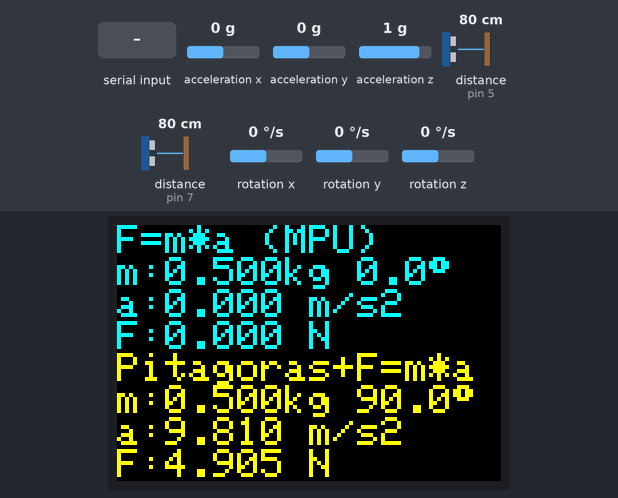
A sketch run on a simulated Arduino Uno, built with avr-gcc and run on an emulated ATmega328P. Parts: 96×64 colour display. Wiring (inferred from the names in the program): ultrasonic range finder: trigger pin 6; echo pin 7. The inputs (shaded band) are chosen by the test bench; at power-on: distance to the obstacle (sensors on pin 7, pin 5) 80 cm, acceleration x 0 g, acceleration y 0 g, acceleration z 1 g, rotation x 0 °/s, rotation y 0 °/s, rotation z 0 °/s. The echo pulse lasts 58.3 µs per cm; what the sketch prints to the serial monitor is not drawn.

Above: at 6.1 s.
6.2 s: "r\n" received over Serial
At 7.0 s:
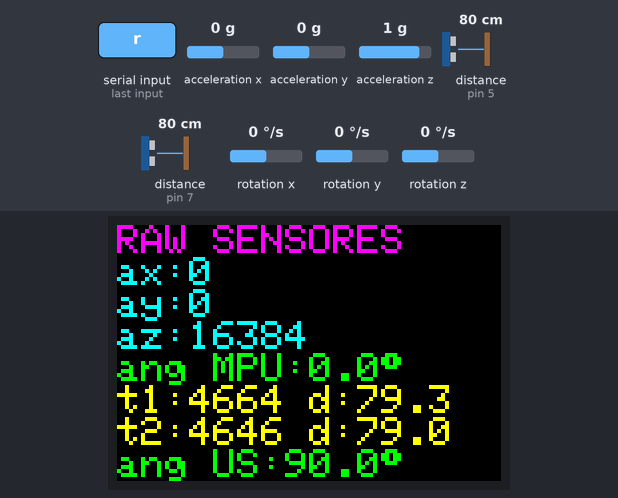
7.9 s: "T\n" received over Serial
At 8.9 s:
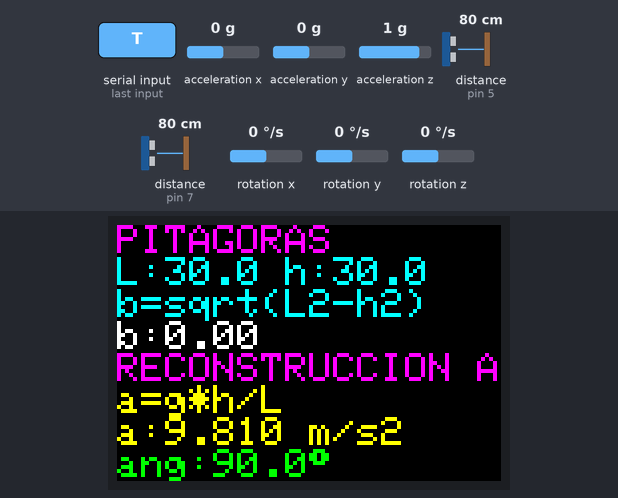
9.8 s: distance to the obstacle (sensor on pin 7) set to 2 cm
At 10.9 s:
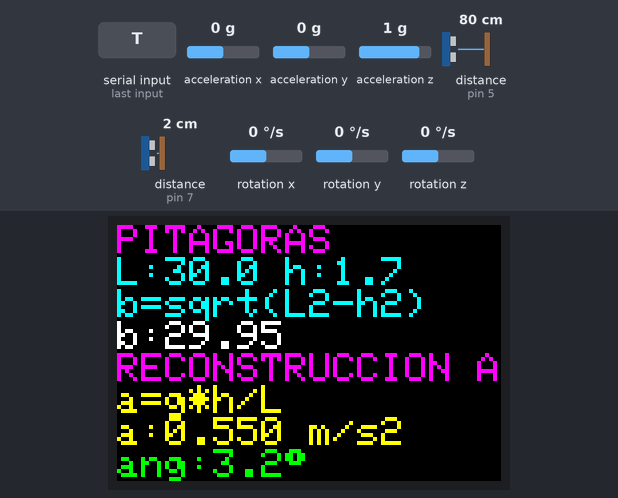
11.7 s: "90 45\n" received over Serial
At 12.56 s:
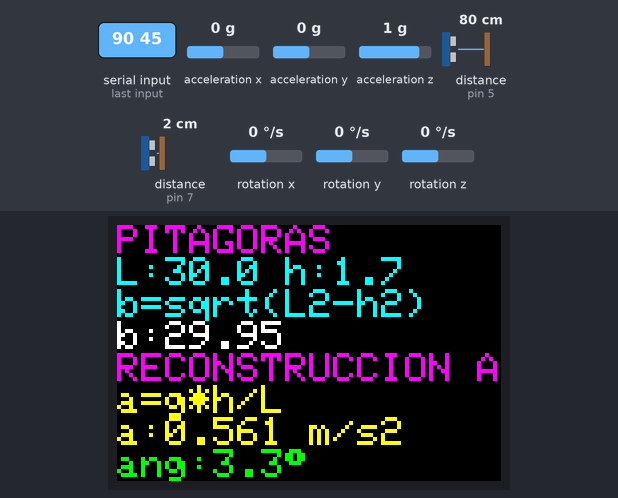
14.2 s: "R\n" received over Serial
At 15.1 s:
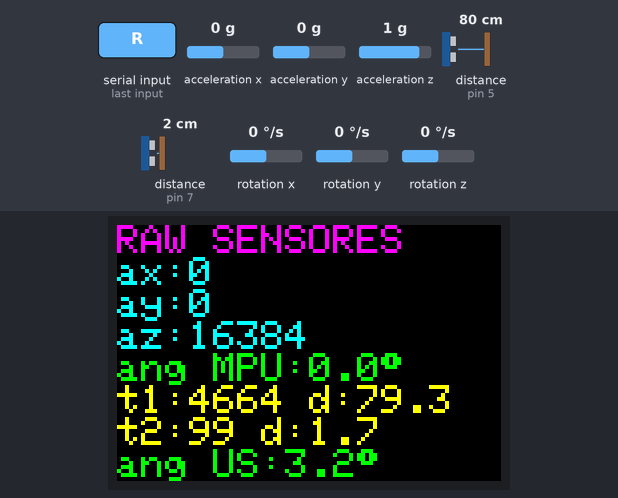
16.3 s: acceleration x set to -0.8 g
At 16.9 s:
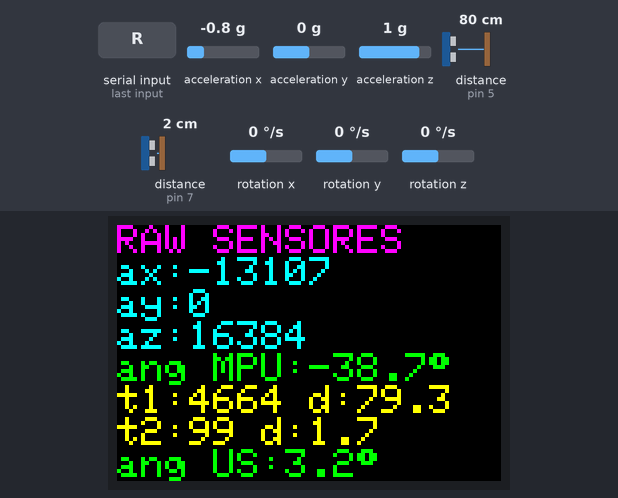
Timing chart, 0 to 19.0 s (numbered marks = the images above; inputs shaded):
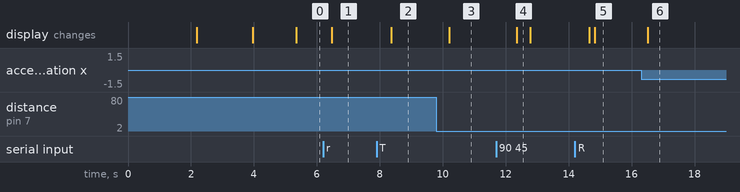

Measured:
- after the input at 6.2 s, the display: changes after 0.28 s (image 1)
- after the input at 7.9 s, the display: changes after 0.46 s (image 2)
- after the input at 9.8 s, the display: changes after 0.41 s (image 3)
- after the input at 11.7 s, the display: changes after 0.65 s (image 4)
- after the input at 14.2 s, the display: first changes after 0.46 s (image 5 shows a later state)
- after the input at 16.3 s, the display: changes after 0.21 s (image 6)
- what the display in image 4 shows lasts 0.4 s, from 12.4 s to 12.8 s

The sketch:

vectorimetro.ino
```cpp
#include <SPI.h>
#include <Wire.h>
#include <Adafruit_GFX.h>
#include <Adafruit_SSD1331.h>
#include <MPU6050.h>

// 1 = muestra el logo (requiere logo_array.h con "const uint8_t logo[] PROGMEM")
// 0 = no usa el logo (para descartar que el error venga de logo_array.h)
#define USAR_LOGO 1

#if USAR_LOGO
#include "logo_array.h"
#endif

#define OLED_CS   10
#define OLED_DC   9
#define OLED_RES  8

#define TRIG1  4
#define ECHO1  5
#define TRIG2  6
#define ECHO2  7

const float L_PLANO = 30.0;
const float g = 9.81;
const int N_MEDIA = 10;
const int NUM_MUESTRAS_CAL = 200;
const float LSB_POR_G = 16384.0;
const float RAD_A_GRADOS = 57.2958;


#define MODO_NORMAL  0
#define MODO_TEOREMA 1
#define MODO_RAW     2

float masa = 0.5;
int modo = MODO_NORMAL;
int16_t offsetAX = 0, offsetAY = 0, offsetAZ = 0;

Adafruit_SSD1331 display = Adafruit_SSD1331(&SPI, OLED_CS, OLED_DC, OLED_RES);
MPU6050 mpu;

#define BLACK   0x0000
#define WHITE   0xFFFF
#define RED     0xF800
#define GREEN   0x07E0
#define CYAN    0x07FF
#define YELLOW  0xFFE0
#define MAGENTA 0xF81F


void printGrados(float valor, int decimales) {
  display.print(valor, decimales);
  display.write(247);
}

void calibrarMPU() {
  Serial.println(F("Calibrando MPU6050... NO MOVER (plano en horizontal)"));
  display.fillScreen(BLACK);
  display.setTextColor(YELLOW);
  display.setTextSize(1);
  display.setCursor(0, 28);
  display.print(F("CALIBRANDO..."));

  long sumX = 0, sumY = 0, sumZ = 0;
  for (int i = 0; i < NUM_MUESTRAS_CAL; i++) {
    int16_t ax, ay, az, gx, gy, gz;
    mpu.getMotion6(&ax, &ay, &az, &gx, &gy, &gz);
    sumX += ax;
    sumY += ay;
    sumZ += az;
    delay(5);
  }

  offsetAX = sumX / NUM_MUESTRAS_CAL;
  offsetAY = sumY / NUM_MUESTRAS_CAL;

  offsetAZ = (sumZ / NUM_MUESTRAS_CAL) - (int16_t)LSB_POR_G;

  Serial.print(F("Offsets: AX=")); Serial.print(offsetAX);
  Serial.print(F(" AY=")); Serial.print(offsetAY);
  Serial.print(F(" AZ=")); Serial.println(offsetAZ);

  display.fillRect(0, 24, 96, 16, BLACK);
  display.setTextColor(GREEN);
  display.setCursor(0, 28);
  display.print(F("OK!"));
  delay(1000);
}

long leerDist(int trig, int echo) {
  digitalWrite(trig, LOW);
  delayMicroseconds(5);
  digitalWrite(trig, HIGH);
  delayMicroseconds(10);
  digitalWrite(trig, LOW);
  return pulseIn(echo, HIGH, 30000);
}

float leerDistMedia(int trig, int echo) {
  long suma = 0;
  for (int i = 0; i < N_MEDIA; i++) {
    suma += leerDist(trig, echo);
    delay(30);
  }
  return (suma / (float)N_MEDIA) * 0.034 / 2.0;
}


void mostrarRaw() {
  int16_t ax, ay, az, gx, gy, gz;
  mpu.getMotion6(&ax, &ay, &az, &gx, &gy, &gz);


  float thetaMPU = atan2((float)(ax - offsetAX), (float)(az - offsetAZ)) * RAD_A_GRADOS;


  long t1 = leerDist(TRIG1, ECHO1);
  delay(30);
  long t2 = leerDist(TRIG2, ECHO2);
  float d1 = t1 * 0.034 / 2.0;
  float d2 = t2 * 0.034 / 2.0;


  float hRaw = d2;
  if (hRaw > L_PLANO) hRaw = L_PLANO;
  float thetaUS = asin(hRaw / L_PLANO) * RAD_A_GRADOS;

  display.fillRect(0, 0, 96, 64, BLACK);
  display.setTextSize(1);

  display.setTextColor(MAGENTA);
  display.setCursor(0, 0);
  display.print(F("RAW SENSORES"));

  display.setTextColor(CYAN);
  display.setCursor(0, 8);
  display.print(F("ax:"));
  display.print(ax);
  display.setCursor(0, 16);
  display.print(F("ay:"));
  display.print(ay);
  display.setCursor(0, 24);
  display.print(F("az:"));
  display.print(az);

  display.setTextColor(GREEN);
  display.setCursor(0, 32);
  display.print(F("ang MPU:"));
  printGrados(thetaMPU, 1);

  display.setTextColor(YELLOW);
  display.setCursor(0, 40);
  display.print(F("t1:"));
  display.print(t1);
  display.print(F(" d:"));
  display.print(d1, 1);

  display.setCursor(0, 48);
  display.print(F("t2:"));
  display.print(t2);
  display.print(F(" d:"));
  display.print(d2, 1);

  display.setTextColor(GREEN);
  display.setCursor(0, 56);
  display.print(F("ang US:"));
  printGrados(thetaUS, 1);

  Serial.print(F("RAW ax=")); Serial.print(ax);
  Serial.print(F(" ay=")); Serial.print(ay);
  Serial.print(F(" az=")); Serial.print(az);
  Serial.print(F(" angMPU(grados)=")); Serial.print(thetaMPU, 1);
  Serial.print(F(" t1=")); Serial.print(t1);
  Serial.print(F(" t2=")); Serial.print(t2);
  Serial.print(F(" angUS(grados)=")); Serial.println(thetaUS, 1);
}

void setup() {
  Serial.begin(9600);
  Serial.println(F("Comandos: N=normal, T=teorema, R=raw, numero=masa(kg)"));

  pinMode(TRIG1, OUTPUT);
  pinMode(ECHO1, INPUT);
  pinMode(TRIG2, OUTPUT);
  pinMode(ECHO2, INPUT);

  display.begin();
  display.setRotation(0);
  display.fillScreen(BLACK);

#if USAR_LOGO
  display.drawBitmap(0, 0, logo, 96, 64, WHITE);
#else
  display.setTextColor(WHITE);
  display.setTextSize(1);
  display.setCursor(0, 28);
  display.print(F("PLANO INCLINADO"));
#endif
  delay(2000);
  display.fillScreen(BLACK);

  Wire.begin();
  Wire.setClock(400000);
  mpu.initialize();
  if (!mpu.testConnection()) {
    display.setTextColor(RED);
    display.setTextSize(1);
    display.setCursor(0, 28);
    display.print(F("MPU6050 FAIL!"));
    while (true);
  }
  mpu.setFullScaleGyroRange(MPU6050_GYRO_FS_500);
  calibrarMPU();
}

void loop() {

  if (Serial.available()) {
    char buf[16];
    int n = Serial.readBytesUntil('\n', buf, sizeof(buf) - 1);
    while (n > 0 && (buf[n - 1] == '\r' || buf[n - 1] == ' ')) n--;
    buf[n] = '\0';

    if (n == 1 && (buf[0] == 'T' || buf[0] == 't')) {
      modo = MODO_TEOREMA;
    } else if (n == 1 && (buf[0] == 'N' || buf[0] == 'n')) {
      modo = MODO_NORMAL;
    } else if (n == 1 && (buf[0] == 'R' || buf[0] == 'r')) {
      modo = MODO_RAW;
    } else if (n > 0) {
      float nuevaMasa = atof(buf);
      if (nuevaMasa > 0 && nuevaMasa < 1000) {
        masa = nuevaMasa;
        Serial.print(F("Masa: "));
        Serial.print(masa, 3);
        Serial.println(F(" kg"));
      }
    }
  }


  if (modo == MODO_RAW) {
    mostrarRaw();
    delay(100);
    return;
  }


  int16_t ax, ay, az, gx, gy, gz;
  mpu.getMotion6(&ax, &ay, &az, &gx, &gy, &gz);
  ax -= offsetAX;
  az -= offsetAZ;

  float a_MPU    = ax / LSB_POR_G * g;
  float F_MPU    = masa * a_MPU;
  float thetaMPU = atan2((float)ax, (float)az) * RAD_A_GRADOS;   // GRADOS

  // ---------- METODO 2: Pitagoras -> reconstruccion de a -> F = m * a ----------
  float h = leerDistMedia(TRIG2, ECHO2);
  if (h > L_PLANO) h = L_PLANO;   // evita sqrt de negativo

  // Teorema de Pitagoras
  float base = sqrt(L_PLANO * L_PLANO - h * h);

  // Reconstruccion de la aceleracion
  float a_US = g * (h / L_PLANO);

  // Inclinacion en GRADOS
  float thetaUS = asin(h / L_PLANO) * RAD_A_GRADOS;

  // Segunda ley de Newton
  float F_US = masa * a_US;

  // ---------- Pantalla ----------
  display.fillRect(0, 0, 96, 64, BLACK);
  display.setTextSize(1);

  if (modo == MODO_TEOREMA) {
    // ===== MENU: Teorema de Pitagoras y reconstruccion de a =====
    display.setTextColor(MAGENTA);
    display.setCursor(0, 0);
    display.print(F("PITAGORAS"));

    display.setTextColor(CYAN);
    display.setCursor(0, 8);
    display.print(F("L:"));
    display.print(L_PLANO, 1);
    display.print(F(" h:"));
    display.print(h, 1);

    display.setCursor(0, 16);
    display.print(F("b=sqrt(L2-h2)"));

    display.setTextColor(WHITE);
    display.setCursor(0, 24);
    display.print(F("b:"));
    display.print(base, 2);

    display.setTextColor(MAGENTA);
    display.setCursor(0, 32);
    display.print(F("RECONSTRUCCION A"));

    display.setTextColor(YELLOW);
    display.setCursor(0, 40);
    display.print(F("a=g*h/L"));

    display.setCursor(0, 48);
    display.print(F("a:"));
    display.print(a_US, 3);
    display.print(F(" m/s2"));

    display.setTextColor(GREEN);
    display.setCursor(0, 56);
    display.print(F("ang:"));
    printGrados(thetaUS, 1);
  } else {
    // ===== PANTALLA PRINCIPAL =====
    // --- Metodo 1: F = m*a ---
    display.setTextColor(CYAN);
    display.setCursor(0, 0);
    display.print(F("F=m*a (MPU)"));

    display.setCursor(0, 8);
    display.print(F("m:"));
    display.print(masa, 3);
    display.print(F("kg "));
    printGrados(thetaMPU, 1);

    display.setCursor(0, 16);
    display.print(F("a:"));
    display.print(a_MPU, 3);
    display.print(F(" m/s2"));

    display.setCursor(0, 24);
    display.print(F("F:"));
    display.print(F_MPU, 3);
    display.print(F(" N"));

    // --- Metodo 2: Pitagoras + F=m*a ---
    display.setTextColor(YELLOW);
    display.setCursor(0, 32);
    display.print(F("Pitagoras+F=m*a"));

    display.setCursor(0, 40);
    display.print(F("m:"));
    display.print(masa, 3);
    display.print(F("kg "));
    printGrados(thetaUS, 1);

    display.setCursor(0, 48);
    display.print(F("a:"));
    display.print(a_US, 3);
    display.print(F(" m/s2"));

    display.setCursor(0, 56);
    display.print(F("F:"));
    display.print(F_US, 3);
    display.print(F(" N"));
  }

  delay(100);
}
```

Source omitted: logo_array.h (data table, 4260 bytes)
